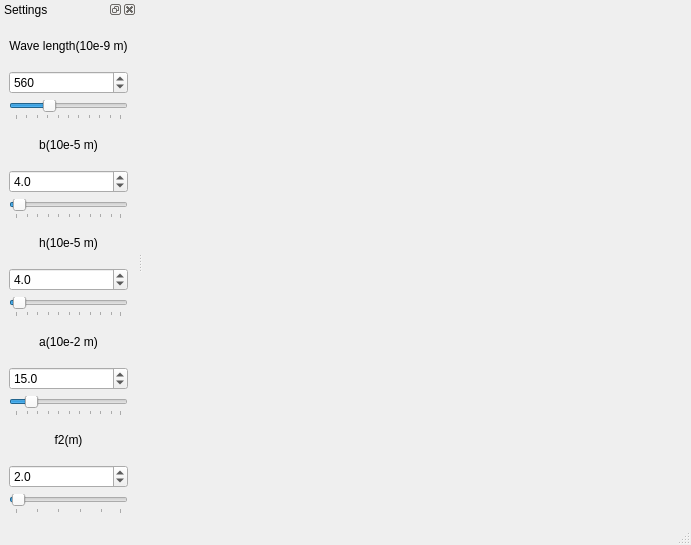
<?xml version="1.0" encoding="UTF-8"?>
<ui version="4.0">
 <class>MainWindow</class>
 <widget class="QMainWindow" name="MainWindow">
  <property name="geometry">
   <rect>
    <x>0</x>
    <y>0</y>
    <width>691</width>
    <height>545</height>
   </rect>
  </property>
  <property name="windowTitle">
   <string>MainWindow</string>
  </property>
  <widget class="QWidget" name="centralwidget">
   <layout class="QHBoxLayout" name="horizontalLayout">
    <item>
     <widget class="MPL_WIDGET" name="mplwidget" native="true"/>
    </item>
   </layout>
  </widget>
  <widget class="QMenuBar" name="menubar">
   <property name="geometry">
    <rect>
     <x>0</x>
     <y>0</y>
     <width>691</width>
     <height>21</height>
    </rect>
   </property>
  </widget>
  <widget class="QStatusBar" name="statusbar"/>
  <widget class="QDockWidget" name="settings">
   <property name="windowTitle">
    <string>Settings</string>
   </property>
   <attribute name="dockWidgetArea">
    <number>1</number>
   </attribute>
   <widget class="QWidget" name="dockWidgetContents">
    <layout class="QVBoxLayout" name="verticalLayout">
     <item>
      <widget class="QLabel" name="label_lamda">
       <property name="text">
        <string>&lt;html&gt;&lt;head/&gt;&lt;body&gt;&lt;p align=&quot;center&quot;&gt;Wave length(10e-9 m)&lt;/p&gt;&lt;/body&gt;&lt;/html&gt;</string>
       </property>
      </widget>
     </item>
     <item>
      <widget class="QDoubleSpinBox" name="SpinBox_lambda">
       <property name="decimals">
        <number>0</number>
       </property>
       <property name="minimum">
        <double>400.000000000000000</double>
       </property>
       <property name="maximum">
        <double>900.000000000000000</double>
       </property>
       <property name="singleStep">
        <double>10.000000000000000</double>
       </property>
       <property name="value">
        <double>560.000000000000000</double>
       </property>
      </widget>
     </item>
     <item>
      <widget class="QSlider" name="slider_lambda">
       <property name="statusTip">
        <string>Change the wave length of monochromatic light</string>
       </property>
       <property name="minimum">
        <number>400</number>
       </property>
       <property name="maximum">
        <number>900</number>
       </property>
       <property name="singleStep">
        <number>10</number>
       </property>
       <property name="value">
        <number>560</number>
       </property>
       <property name="orientation">
        <enum>Qt::Horizontal</enum>
       </property>
       <property name="tickPosition">
        <enum>QSlider::TicksBelow</enum>
       </property>
       <property name="tickInterval">
        <number>50</number>
       </property>
      </widget>
     </item>
     <item>
      <widget class="QLabel" name="label_b">
       <property name="text">
        <string>&lt;html&gt;&lt;head/&gt;&lt;body&gt;&lt;p align=&quot;center&quot;&gt;b(10e-5 m)&lt;/p&gt;&lt;/body&gt;&lt;/html&gt;</string>
       </property>
      </widget>
     </item>
     <item>
      <widget class="QDoubleSpinBox" name="SpinBox_b">
       <property name="statusTip">
        <string>Change the width of the rectangular aperture</string>
       </property>
       <property name="decimals">
        <number>1</number>
       </property>
       <property name="minimum">
        <double>0.100000000000000</double>
       </property>
       <property name="singleStep">
        <double>1.000000000000000</double>
       </property>
       <property name="value">
        <double>4.000000000000000</double>
       </property>
      </widget>
     </item>
     <item>
      <widget class="QSlider" name="slider_b">
       <property name="statusTip">
        <string>Change the width of the rectangular aperture</string>
       </property>
       <property name="minimum">
        <number>1</number>
       </property>
       <property name="maximum">
        <number>100</number>
       </property>
       <property name="value">
        <number>4</number>
       </property>
       <property name="orientation">
        <enum>Qt::Horizontal</enum>
       </property>
       <property name="tickPosition">
        <enum>QSlider::TicksBelow</enum>
       </property>
       <property name="tickInterval">
        <number>10</number>
       </property>
      </widget>
     </item>
     <item>
      <widget class="QLabel" name="label_h">
       <property name="text">
        <string>&lt;html&gt;&lt;head/&gt;&lt;body&gt;&lt;p align=&quot;center&quot;&gt;h(10e-5 m)&lt;/p&gt;&lt;/body&gt;&lt;/html&gt;</string>
       </property>
      </widget>
     </item>
     <item>
      <widget class="QDoubleSpinBox" name="SpinBox_h">
       <property name="statusTip">
        <string>change the height of the recatangular aperture</string>
       </property>
       <property name="decimals">
        <number>1</number>
       </property>
       <property name="minimum">
        <double>0.100000000000000</double>
       </property>
       <property name="value">
        <double>4.000000000000000</double>
       </property>
      </widget>
     </item>
     <item>
      <widget class="QSlider" name="slider_h">
       <property name="statusTip">
        <string>change the height of the recatangular aperture</string>
       </property>
       <property name="minimum">
        <number>1</number>
       </property>
       <property name="maximum">
        <number>100</number>
       </property>
       <property name="value">
        <number>4</number>
       </property>
       <property name="orientation">
        <enum>Qt::Horizontal</enum>
       </property>
       <property name="tickPosition">
        <enum>QSlider::TicksBelow</enum>
       </property>
       <property name="tickInterval">
        <number>10</number>
       </property>
      </widget>
     </item>
     <item>
      <widget class="QLabel" name="label_a">
       <property name="text">
        <string>&lt;html&gt;&lt;head/&gt;&lt;body&gt;&lt;p align=&quot;center&quot;&gt;a(10e-2 m)&lt;/p&gt;&lt;/body&gt;&lt;/html&gt;</string>
       </property>
      </widget>
     </item>
     <item>
      <widget class="QDoubleSpinBox" name="SpinBox_a">
       <property name="statusTip">
        <string>Change the side of the square-shaped screen</string>
       </property>
       <property name="decimals">
        <number>1</number>
       </property>
       <property name="minimum">
        <double>0.100000000000000</double>
       </property>
       <property name="singleStep">
        <double>1.000000000000000</double>
       </property>
       <property name="value">
        <double>15.000000000000000</double>
       </property>
      </widget>
     </item>
     <item>
      <widget class="QSlider" name="slider_a">
       <property name="statusTip">
        <string>Change the side of the square-shaped screen</string>
       </property>
       <property name="minimum">
        <number>1</number>
       </property>
       <property name="maximum">
        <number>100</number>
       </property>
       <property name="value">
        <number>15</number>
       </property>
       <property name="orientation">
        <enum>Qt::Horizontal</enum>
       </property>
       <property name="tickPosition">
        <enum>QSlider::TicksBelow</enum>
       </property>
       <property name="tickInterval">
        <number>10</number>
       </property>
      </widget>
     </item>
     <item>
      <widget class="QLabel" name="label_f2">
       <property name="text">
        <string>&lt;html&gt;&lt;head/&gt;&lt;body&gt;&lt;p align=&quot;center&quot;&gt;f2(m)&lt;/p&gt;&lt;/body&gt;&lt;/html&gt;</string>
       </property>
      </widget>
     </item>
     <item>
      <widget class="QDoubleSpinBox" name="SpinBox_f2">
       <property name="statusTip">
        <string>Change the focal length f2 of the lens L2</string>
       </property>
       <property name="decimals">
        <number>1</number>
       </property>
       <property name="minimum">
        <double>0.100000000000000</double>
       </property>
       <property name="maximum">
        <double>50.000000000000000</double>
       </property>
       <property name="value">
        <double>2.000000000000000</double>
       </property>
      </widget>
     </item>
     <item>
      <widget class="QSlider" name="slider_f2">
       <property name="statusTip">
        <string>Change the focal length f2 of the lens L2</string>
       </property>
       <property name="minimum">
        <number>1</number>
       </property>
       <property name="maximum">
        <number>50</number>
       </property>
       <property name="value">
        <number>2</number>
       </property>
       <property name="orientation">
        <enum>Qt::Horizontal</enum>
       </property>
       <property name="tickPosition">
        <enum>QSlider::TicksBelow</enum>
       </property>
       <property name="tickInterval">
        <number>10</number>
       </property>
      </widget>
     </item>
    </layout>
   </widget>
  </widget>
 </widget>
 <customwidgets>
  <customwidget>
   <class>MPL_WIDGET</class>
   <extends>QWidget</extends>
   <header location="global">mplwidget</header>
   <container>1</container>
  </customwidget>
 </customwidgets>
 <resources/>
 <connections/>
</ui>
